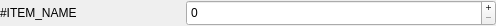
<?xml version="1.0" encoding="UTF-8"?>
<ui version="4.0">
 <class>ItemWidgetItemClass</class>
 <widget class="QWidget" name="ItemWidgetItemClass">
  <property name="geometry">
   <rect>
    <x>0</x>
    <y>0</y>
    <width>496</width>
    <height>26</height>
   </rect>
  </property>
  <property name="windowTitle">
   <string>ItemWidgetItem</string>
  </property>
  <layout class="QHBoxLayout" name="horizontalLayout">
   <property name="leftMargin">
    <number>0</number>
   </property>
   <property name="topMargin">
    <number>0</number>
   </property>
   <property name="rightMargin">
    <number>0</number>
   </property>
   <property name="bottomMargin">
    <number>0</number>
   </property>
   <item>
    <widget class="QLabel" name="itemNameLabel">
     <property name="minimumSize">
      <size>
       <width>180</width>
       <height>26</height>
      </size>
     </property>
     <property name="text">
      <string>#ITEM_NAME</string>
     </property>
    </widget>
   </item>
   <item>
    <widget class="QSpinBox" name="valueSpinBox">
     <property name="sizePolicy">
      <sizepolicy hsizetype="Expanding" vsizetype="Fixed">
       <horstretch>0</horstretch>
       <verstretch>0</verstretch>
      </sizepolicy>
     </property>
     <property name="minimumSize">
      <size>
       <width>120</width>
       <height>26</height>
      </size>
     </property>
     <property name="buttonSymbols">
      <enum>QAbstractSpinBox::ButtonSymbols::PlusMinus</enum>
     </property>
    </widget>
   </item>
  </layout>
 </widget>
 <layoutdefault spacing="6" margin="11"/>
 <resources/>
 <connections/>
</ui>
